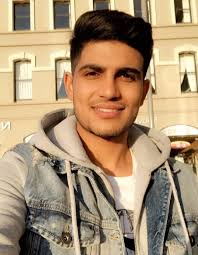
#> input picture UI/datasets/Gill/g1.jpeg, 198 x 255 px; its folder holds only this picture in this run
$ python -i util.py   (imports and definitions only)
#> lines starting #> are read from the running program, lines starting #| are printed output that depends on the picture
import json
import numpy as np
import cv2
import base64
import os
import joblib

from wavelet import w2d

__class_name_to_number = {}
__model = None

BASE_DIR = os.path.dirname(os.path.abspath(__file__))
ARTIFACTS_DIR = os.path.join(BASE_DIR, "artifacts")


def load_saved_artifacts():
    print("loading saved artifacts...start")

    global __class_name_to_number
    global __model

    class_dict_path = os.path.join(ARTIFACTS_DIR, "class_dictionary.json")
    model_path = os.path.join(ARTIFACTS_DIR, "saved_model.pkl")

    with open(class_dict_path, "r") as f:
        __class_name_to_number = json.load(f)

    __model = joblib.load(model_path)

    print("loading saved artifacts...done")


def get_cv2_image_from_base64(b64str):
    encoded_data = b64str.split(',')[1]
    nparr = np.frombuffer(base64.b64decode(encoded_data), np.uint8)
    img = cv2.imdecode(nparr, cv2.IMREAD_COLOR)
    return img


def softmax(x):
    exp_x = np.exp(x - np.max(x))
    return exp_x / np.sum(exp_x)


def classify_image(base64_img):
    if __model is None:
        raise Exception("Model not loaded")

    img = get_cv2_image_from_base64(base64_img)

    if img is None:
        raise Exception("Invalid image")

    img = cv2.resize(img, (32, 32))

    img_har = w2d(img, 'db1', 5)
    img_har = cv2.resize(img_har, (32, 32))

    combined = np.vstack((
        img.reshape(32 * 32 * 3, 1),
        img_har.reshape(32 * 32, 1)
    ))

    final = combined.reshape(1, -1).astype(float)

    raw_scores = __model.decision_function(final)[0]
    probabilities = softmax(raw_scores)

    result = {}
    for name, index in __class_name_to_number.items():
        result[name] = round(probabilities[index] * 100, 2)

    predicted_player = max(result, key=result.get)

    print("Probability sum:", sum(result.values()))

    return predicted_player, result

>>> import cv2
>>> picture = cv2.imread('../UI/datasets/Gill/g1.jpeg', cv2.IMREAD_GRAYSCALE)
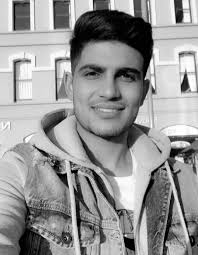
#> picture: shape (255, 198); min 0, max 255, mean 149.5
#> (the run stopped early here; a loop or call above may not have finished)

$ run again, on UI/datasets/Gill/g10.jpeg
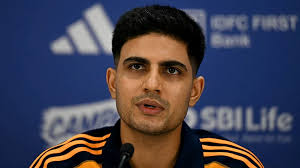
#> input picture UI/datasets/Gill/g10.jpeg, 300 x 168 px
#> `picture = cv2.imread('../UI/datasets/Gill/g1.jpeg', cv2.IMREAD_GRAYSCA..`:
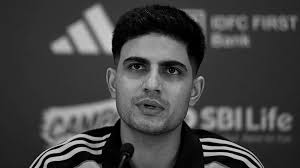
#> picture: shape (168, 300); min 0, max 215, mean 68

$ run again, on UI/datasets/Gill/g11.jpeg
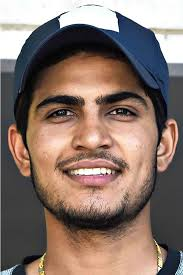
#> input picture UI/datasets/Gill/g11.jpeg, 183 x 275 px
#> `picture = cv2.imread('../UI/datasets/Gill/g1.jpeg', cv2.IMREAD_GRAYSCA..`:
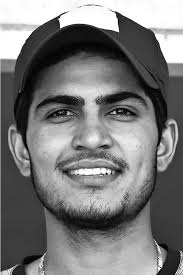
#> picture: shape (275, 183); min 0, max 255, mean 121

$ run again, on UI/datasets/Gill/g12.jpeg
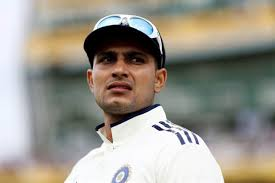
#> input picture UI/datasets/Gill/g12.jpeg, 275 x 183 px
#> `picture = cv2.imread('../UI/datasets/Gill/g1.jpeg', cv2.IMREAD_GRAYSCA..`:
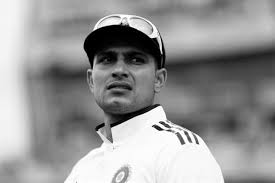
#> picture: shape (183, 275); min 0, max 255, mean 150.2
